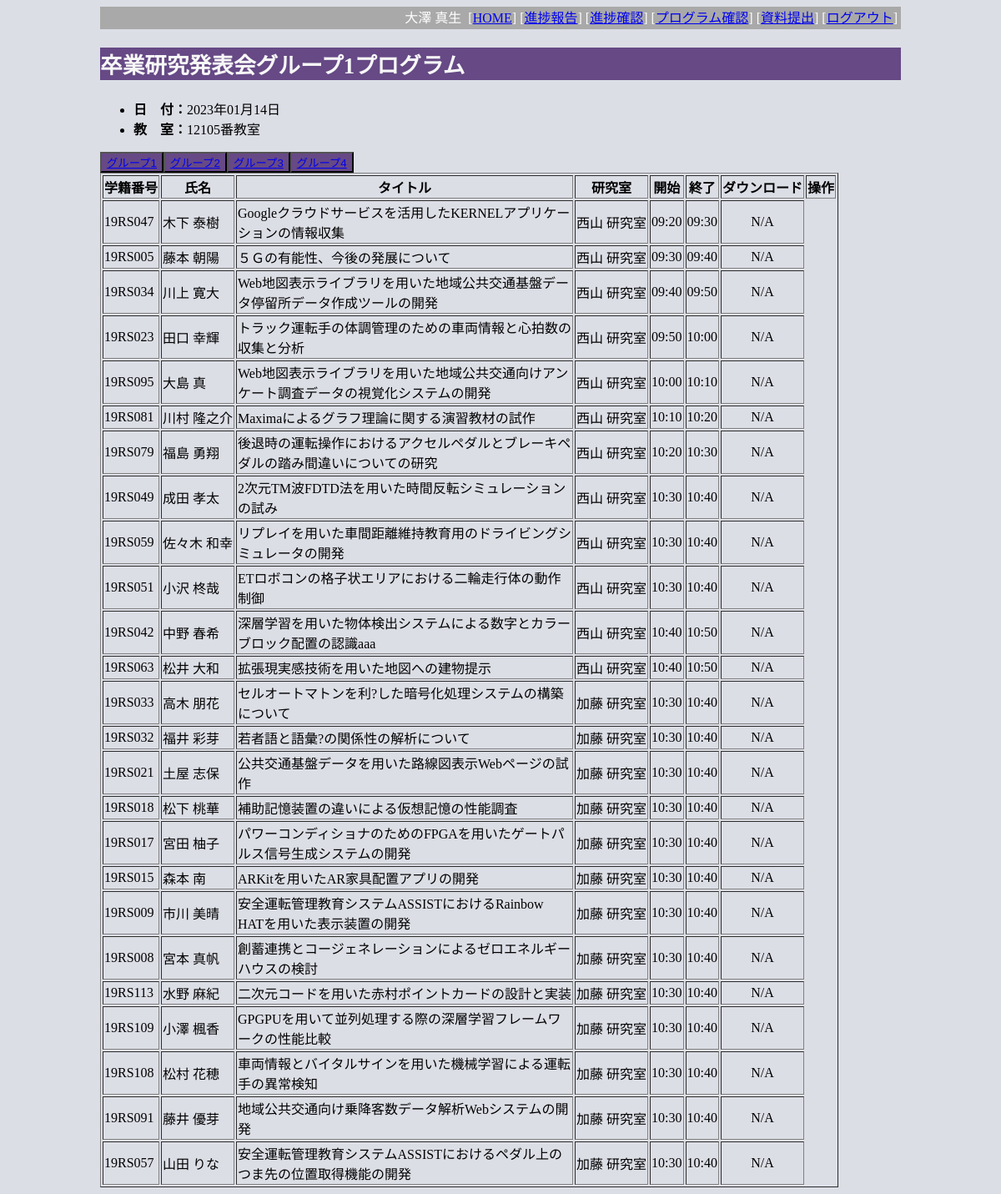
The app's page /index.php?do=pg_list (signed in) with its own data.
### tables this page shows
CREATE TABLE `tbl_group` (
  `gid` bigint(20) UNSIGNED NOT NULL,
  `gname` varchar(16) NOT NULL,
  `gyear` int(11) DEFAULT NULL,
  `staff` varchar(16) DEFAULT NULL,
  `pdate` date DEFAULT NULL,
  `room` varchar(16) DEFAULT NULL,
  `detail` text DEFAULT NULL
);

CREATE TABLE `tbl_student` (
  `sid` char(7) NOT NULL,
  `sname` varchar(16) NOT NULL,
  `labid` int(11) NOT NULL
);

CREATE TABLE `tbl_program` (
  `sid` char(7) NOT NULL,
  `title` varchar(64) DEFAULT NULL,
  `time1` time DEFAULT NULL,
  `time2` time DEFAULT NULL,
  `ext` varchar(8) DEFAULT NULL
);

CREATE TABLE `tbl_lab` (
  `labid` int(11) NOT NULL,
  `labname` varchar(32) DEFAULT NULL,
  `study` varchar(32) DEFAULT NULL,
  `gid` int(11) DEFAULT NULL
);

### index.php (called while the page is built, shortened)
<?php
  include('src/page_header.php');
  $action = 'pg_home';
  if (isset($_GET['do'])) {
    $action = $_GET['do'];
  }
  include('src/' . $action . '.php');
  include('src/page_footer.php');
?>

### src/pg_list.php (the view, shortened to what this page needs)
<?php
	require_once('db_inc.php');
	$gid = 1;
	echo "<h2>卒業研究発表会グループ{$gid}プログラム</h2>";
	$sql = "SELECT * FROM tbl_group WHERE gid=$gid";
	$rs = $conn->query($sql);
	$row= $rs->fetch_assoc();
	if ($row){
		echo "<ul>";
		list($y,$m,$d) = explode("-",$row['pdate']);
		echo "<li><b>日　付：</b>". $y.'年'.$m.'月'.$d."日</li>";
		echo "<li><b>教　室：</b>". $row['room']."</li>";
		echo "</ul>";
	}
	$sql = "SELECT * FROM tbl_student NATURAL JOIN tbl_program NATURAL JOIN tbl_lab WHERE gid= ".$gid;
	$sql .=" ORDER BY labid,time1";
	$rs = $conn->query($sql);
	for ($gid = 1; $gid<5; $gid++){
		echo '<button><a href="?do=pg_list&gid=' . $gid . '">グループ'.$gid.'</a></button>';
	}
	echo '<table border=1>';
	echo '<tr><th>学籍番号</th><th>氏名</th><th width="400em">タイトル</th><th>研究室</th>';
	echo '<th>開始</th><th>終了</th><th>ダウンロード</th><th>操作</th></tr>';
	$row= $rs->fetch_assoc();
	while ($row) {
		echo '<tr>';
		echo '<td>' . $row['sid'] . '</td>';
		echo '<td>' . $row['sname']. '</td>';
		$e_sid = $row['sid'];
		$pdf = 'files/' . $e_sid . '.pdf';
		echo '<td>' . $row['title']. '</td>';
		echo '<td>' . $row['labname']. '</td>';
		echo '<td>' . substr($row['time1'],0,5). '</td>';
		echo '<td>' . substr($row['time2'],0,5). '</td>';
		echo '<td align="center">';
		if (file_exists(BASE_URL .'/'.  $pdf)){
			echo '<a href="'.$pdf.'">PDF</a>';
		}
		else{
			echo "N/A";
		}
		echo '</td>';
		echo '</tr>';
		$row= $rs->fetch_assoc();
	}
	echo '</table>';
?>

### css/style.css (style rules this page uses)
body { background-color: #dcdee6; }
h2 { background-color: #664985; color: #f7f8f7; font-size: 20pt; }
button { background-color: #664985; color:#dcdee6; }

### records on screen
tbl_group: room "12105番教室"
tbl_student: sid "19RS047", sname "木下 泰樹", tbl_program.title "Googleクラウドサービスを活用したKERNELアプリケーションの情報収集", labid.labname "西山 研究室", tbl_program.time1 "09:20", tbl_program.time2 "09:30", shows "N/A"
tbl_student: sid "19RS005", sname "藤本 朝陽", tbl_program.title "５Ｇの有能性、今後の発展について", labid.labname "西山 研究室", tbl_program.time1 "09:30", tbl_program.time2 "09:40", shows "N/A"
tbl_student: sid "19RS034", sname "川上 寛大", tbl_program.title "Web地図表示ライブラリを用いた地域公共交通基盤データ停留所データ作成ツールの開発", labid.labname "西山 研究室", tbl_program.time1 "09:40", tbl_program.time2 "09:50", shows "N/A"
tbl_student: sid "19RS023", sname "田口 幸輝", tbl_program.title "トラック運転手の体調管理のための車両情報と心拍数の収集と分析", labid.labname "西山 研究室", tbl_program.time1 "09:50", tbl_program.time2 "10:00", shows "N/A"
tbl_student: sid "19RS095", sname "大島 真", tbl_program.title "Web地図表示ライブラリを用いた地域公共交通向けアンケート調査データの視覚化システムの開発", labid.labname "西山 研究室", tbl_program.time1 "10:00", tbl_program.time2 "10:10", shows "N/A"
tbl_student: sid "19RS081", sname "川村 隆之介", tbl_program.title "Maximaによるグラフ理論に関する演習教材の試作", labid.labname "西山 研究室", tbl_program.time1 "10:10", tbl_program.time2 "10:20", shows "N/A"
tbl_student: sid "19RS079", sname "福島 勇翔", tbl_program.title "後退時の運転操作におけるアクセルペダルとブレーキペダルの踏み間違いについての研究", labid.labname "西山 研究室", tbl_program.time1 "10:20", tbl_program.time2 "10:30", shows "N/A"
tbl_student: sid "19RS049", sname "成田 孝太", tbl_program.title "2次元TM波FDTD法を用いた時間反転シミュレーションの試み", labid.labname "西山 研究室", tbl_program.time1 "10:30", tbl_program.time2 "10:40", shows "N/A"
tbl_student: sid "19RS059", sname "佐々木 和幸", tbl_program.title "リプレイを用いた車間距離維持教育用のドライビングシミュレータの開発", labid.labname "西山 研究室", tbl_program.time1 "10:30", tbl_program.time2 "10:40", shows "N/A"
tbl_student: sid "19RS051", sname "小沢 柊哉", tbl_program.title "ETロボコンの格子状エリアにおける二輪走行体の動作制御", labid.labname "西山 研究室", tbl_program.time1 "10:30", tbl_program.time2 "10:40", shows "N/A"
tbl_student: sid "19RS042", sname "中野 春希", tbl_program.title "深層学習を用いた物体検出システムによる数字とカラーブロック配置の認識aaa", labid.labname "西山 研究室", tbl_program.time1 "10:40", tbl_program.time2 "10:50", shows "N/A"
tbl_student: sid "19RS063", sname "松井 大和", tbl_program.title "拡張現実感技術を用いた地図への建物提示", labid.labname "西山 研究室", tbl_program.time1 "10:40", tbl_program.time2 "10:50", shows "N/A"
tbl_student: sid "19RS033", sname "高木 朋花", tbl_program.title "セルオートマトンを利?した暗号化処理システムの構築について", labid.labname "加藤 研究室", tbl_program.time1 "10:30", tbl_program.time2 "10:40", shows "N/A"
tbl_student: sid "19RS032", sname "福井 彩芽", tbl_program.title "若者語と語彙?の関係性の解析について", labid.labname "加藤 研究室", tbl_program.time1 "10:30", tbl_program.time2 "10:40", shows "N/A"
tbl_student: sid "19RS021", sname "土屋 志保", tbl_program.title "公共交通基盤データを用いた路線図表示Webページの試作", labid.labname "加藤 研究室", tbl_program.time1 "10:30", tbl_program.time2 "10:40", shows "N/A"
tbl_student: sid "19RS018", sname "松下 桃華", tbl_program.title "補助記憶装置の違いによる仮想記憶の性能調査", labid.labname "加藤 研究室", tbl_program.time1 "10:30", tbl_program.time2 "10:40", shows "N/A"
tbl_student: sid "19RS017", sname "宮田 柚子", tbl_program.title "パワーコンディショナのためのFPGAを用いたゲートパルス信号生成システムの開発", labid.labname "加藤 研究室", tbl_program.time1 "10:30", tbl_program.time2 "10:40", shows "N/A"
tbl_student: sid "19RS015", sname "森本 南", tbl_program.title "ARKitを用いたAR家具配置アプリの開発", labid.labname "加藤 研究室", tbl_program.time1 "10:30", tbl_program.time2 "10:40", shows "N/A"
tbl_student: sid "19RS009", sname "市川 美晴", tbl_program.title "安全運転管理教育システムASSISTにおけるRainbow HATを用いた表示装置の開発", labid.labname "加藤 研究室", tbl_program.time1 "10:30", tbl_program.time2 "10:40", shows "N/A"
tbl_student: sid "19RS008", sname "宮本 真帆", tbl_program.title "創蓄連携とコージェネレーションによるゼロエネルギーハウスの検討", labid.labname "加藤 研究室", tbl_program.time1 "10:30", tbl_program.time2 "10:40", shows "N/A"
tbl_student: sid "19RS113", sname "水野 麻紀", tbl_program.title "二次元コードを用いた赤村ポイントカードの設計と実装", labid.labname "加藤 研究室", tbl_program.time1 "10:30", tbl_program.time2 "10:40", shows "N/A"
tbl_student: sid "19RS109", sname "小澤 楓香", tbl_program.title "GPGPUを用いて並列処理する際の深層学習フレームワークの性能比較", labid.labname "加藤 研究室", tbl_program.time1 "10:30", tbl_program.time2 "10:40", shows "N/A"
tbl_student: sid "19RS108", sname "松村 花穂", tbl_program.title "車両情報とバイタルサインを用いた機械学習による運転手の異常検知", labid.labname "加藤 研究室", tbl_program.time1 "10:30", tbl_program.time2 "10:40", shows "N/A"
tbl_student: sid "19RS091", sname "藤井 優芽", tbl_program.title "地域公共交通向け乗降客数データ解析Webシステムの開発", labid.labname "加藤 研究室", tbl_program.time1 "10:30", tbl_program.time2 "10:40", shows "N/A"
tbl_student: sid "19RS057", sname "山田 りな", tbl_program.title "安全運転管理教育システムASSISTにおけるペダル上のつま先の位置取得機能の開発", labid.labname "加藤 研究室", tbl_program.time1 "10:30", tbl_program.time2 "10:40", shows "N/A"

### other values on screen
$_SESSION['uname'] "大澤 真生"
$label "進捗報告"
$label "進捗確認"
$label "プログラム確認"
$label "資料提出"
$gid "1"
$y "2023"
$m "01"
$d "14"
